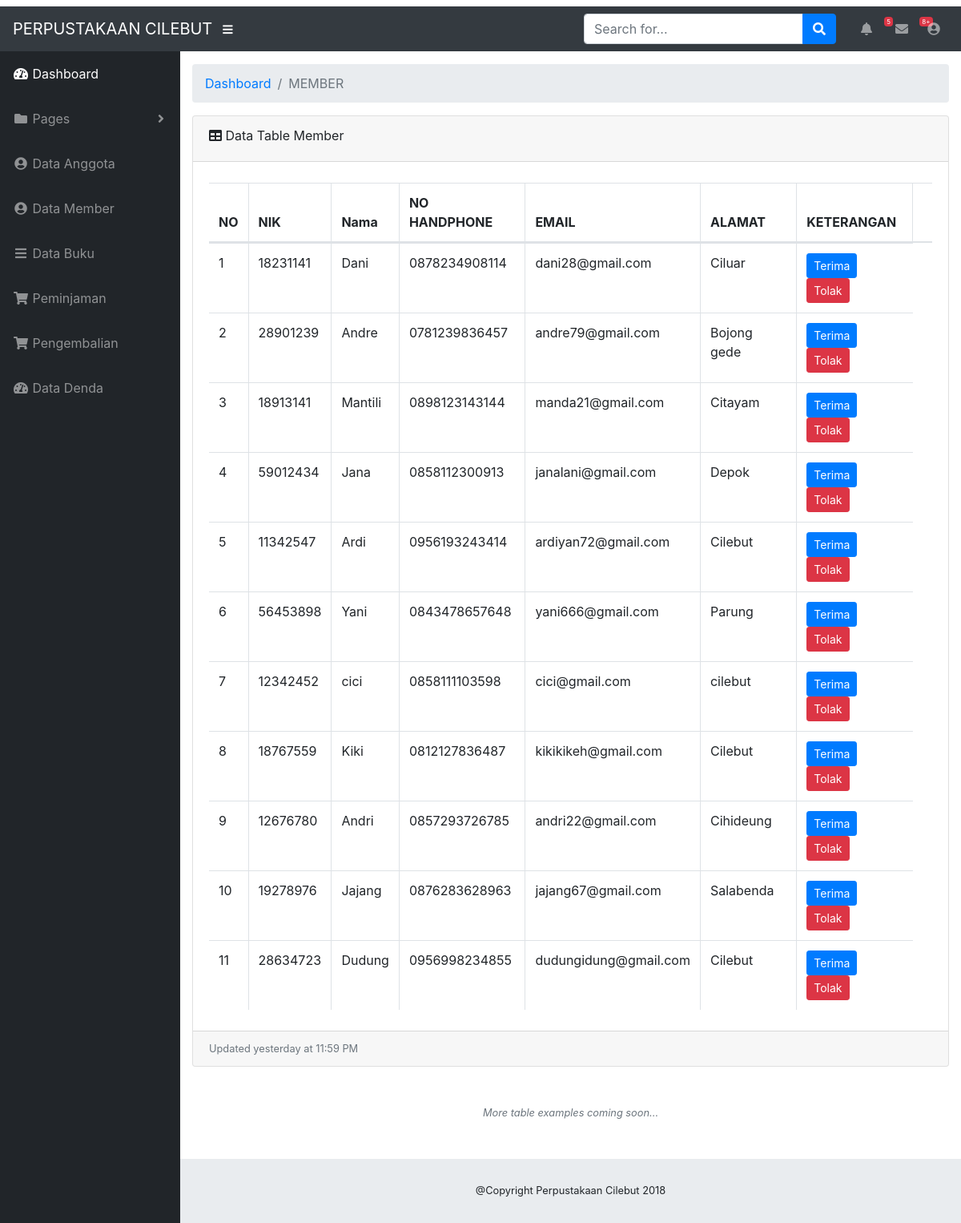
/perpustakaan/index.php/perpus/calon_member, run on the app's committed database.
### tables this page shows
CREATE TABLE `member` (
  `id_member` int(5) UNSIGNED ZEROFILL NOT NULL,
  `nik` varchar(20) DEFAULT NULL,
  `nama` varchar(30) DEFAULT NULL,
  `no_hp` varchar(20) DEFAULT NULL,
  `email` varchar(50) DEFAULT NULL,
  `alamat` varchar(50) DEFAULT NULL
);

### perpustakaan/application/controllers/perpus.php (called while the page is built, shortened)
<?php
class Perpus extends CI_Controller {
function __construct()
    {
        $this->load->library('form_validation');
        $this->load->database();
        $this->load->helper('form');
        $this->load->helper('url');
        $this->load->model('user_model');
    }
    public function calon_member(){
        $this->load->model('user_model');
        $data['member'] = $this->user_model->member()->result();
        $this->load->view('member',$data);
    }
 }

### perpustakaan/index.php (called while the page is built, shortened)
<?php
require_once BASEPATH.'core/CodeIgniter.php';

### perpustakaan/application/models/user_model.php (called while the page is built, shortened)
<?php
class User_model extends CI_Model {
  function member()
  {
    return $this->db->get('member');
  }
}
?>

### perpustakaan/application/views/member.php (the view, shortened to what this page needs)
<!DOCTYPE html>
<html lang="en">
  <head>
    <link href="<?php echo base_url(''); ?>assets/vendor/bootstrap/css/bootstrap.min.css" rel="stylesheet">
    <link href="<?php echo base_url(''); ?>assets/vendor/fontawesome-free/css/all.min.css" rel="stylesheet" type="text/css">
    <link href="<?php echo base_url(''); ?>assets/vendor/datatables/dataTables.bootstrap4.css" rel="stylesheet">
    <link href="<?php echo base_url(''); ?>assets/css/sb-admin.css" rel="stylesheet">
  </head>
  <body id="page-top">
    <nav class="navbar navbar-expand navbar-dark bg-dark static-top">
      <a class="navbar-brand mr-1" href="home">PERPUSTAKAAN CILEBUT</a>
      <button class="btn btn-link btn-sm text-white order-1 order-sm-0" id="sidebarToggle" href="#">
        <i class="fas fa-bars"></i>
      </button>
      <form class="d-none d-md-inline-block form-inline ml-auto mr-0 mr-md-3 my-2 my-md-0">
        <div class="input-group">
          <input type="text" class="form-control" placeholder="Search for..." aria-label="Search" aria-describedby="basic-addon2">
          <div class="input-group-append">
            <button class="btn btn-primary" type="button">
              <i class="fas fa-search"></i>
            </button>
          </div>
        </div>
      </form>
      <ul class="navbar-nav ml-auto ml-md-0">
        <li class="nav-item dropdown no-arrow mx-1">
          <a class="nav-link dropdown-toggle" href="#" id="alertsDropdown" role="button" data-toggle="dropdown" aria-haspopup="true" aria-expanded="false">
            <i class="fas fa-bell fa-fw"></i>
            <span class="badge badge-danger">5</span>
          </a>
        </li>
        <li class="nav-item dropdown no-arrow mx-1">
          <a class="nav-link dropdown-toggle" href="#" id="messagesDropdown" role="button" data-toggle="dropdown" aria-haspopup="true" aria-expanded="false">
            <i class="fas fa-envelope fa-fw"></i>
            <span class="badge badge-danger">8+</span>
          </a>
        </li>
        <li class="nav-item dropdown no-arrow">
          <a class="nav-link dropdown-toggle" href="#" id="userDropdown" role="button" data-toggle="dropdown" aria-haspopup="true" aria-expanded="false">
            <i class="fas fa-user-circle fa-fw"></i>
          </a>
        </li>
      </ul>
    </nav>
    <div id="wrapper">
      <ul class="sidebar navbar-nav">
        <li class="nav-item active">
          <a class="nav-link" href="home">
            <i class="fas fa-fw fa-tachometer-alt"></i>
            <span>Dashboard</span>
          </a>
        </li>
        <li class="nav-item dropdown">
          <a class="nav-link dropdown-toggle" href="perpus/home" id="pagesDropdown" role="button" data-toggle="dropdown" aria-haspopup="true" aria-expanded="false">
            <i class="fas fa-fw fa-folder"></i>
            <span>Pages</span>
          </a>
        </li>
         <li class="nav-item">
          <a class="nav-link" href="data_anggota">
            <i class="fas fa-fw fa-user-circle"></i>
            <span>Data Anggota</span></a>
         </li><li class="nav-item">
          <a class="nav-link" href="calon_member">
            <i class="fas fa-fw fa-user-circle"></i>
            <span>Data Member</span></a>
        </li><li class="nav-item">
          <a class="nav-link" href="book">
            <i class="fas fa-fw fa-bars"></i>
            <span>Data Buku</a>
          </li><li class="nav-item">
          <a class="nav-link" href="table">
            <i class="fas fa-fw fa-shopping-cart"></i>
            <span>Peminjaman</span></a>
            </li><li class="nav-item">
          <a class="nav-link" href="Pengembalian">
            <i class="fas fa-fw fa-shopping-cart"></i>
            <span>Pengembalian</span></a>
        </li><li class="nav-item">
          <a class="nav-link" href="v_denda">
            <i class="fas fa-fw fa-tachometer-alt"></i>
            <span>Data Denda</span></a>
        </li>
      </ul>
      <div id="content-wrapper">
        <div class="container-fluid">
          <ol class="breadcrumb">
            <li class="breadcrumb-item">
              <a href="home">Dashboard</a>
            </li>
            <li class="breadcrumb-item active">MEMBER</li>
          </ol>
          <div class="card mb-3">
            <div class="card-header">
              <i class="fas fa-table"></i>
              Data Table Member <font color="#0099FF"><h4 align="center"><?php echo $this->session->flashdata('message');?></h4></font></div>
            <div class="card-body">
              <div class="table-responsive">
                <table class="table table-bordered" id="dataTable" width="100%" cellspacing="0">
                  <thead>
                    <tr>
                      <th>NO</th>
                      <th>NIK</th>
                      <th>Nama</th>
                      <th>NO HANDPHONE</th>
                      <th>EMAIL</th>
                      <th>ALAMAT</th>
                      <th>KETERANGAN<th>
                    </tr>
                  </thead>
                    <tbody>
                    <?php
                    $no=1;
                    foreach ($member as $tbl) :?>
                     <tr>
                     <td><?php echo $no++?></td>
                     <td><?php echo $tbl->nik; ?></td>
                     <td><?php echo $tbl->nama; ?></td>
                     <td><?php echo $tbl->no_hp; ?></td>
                     <td><?php echo $tbl->email; ?></td>
                     <td><?php echo $tbl->alamat; ?></td>
                     <td><a href="<?php echo base_url() ?>perpus/ambil_member/<?php echo $tbl->id_member ?>" class="btn btn-sm btn-primary">Terima</a>
                     <a href="<?php echo base_url() ?>perpus/hapus_member/<?php echo $tbl->id_member ?>" class="btn btn-sm btn-danger">Tolak</a>
                     </td>
                     </tr>
                   <?php endforeach ?>
                  </tbody>
                </table>
              </div>
            </div>
            <div class="card-footer small text-muted">Updated yesterday at 11:59 PM</div>
          </div>
          <p class="small text-center text-muted my-5">
            <em>More table examples coming soon...</em>
          </p>
        </div>
        <footer class="sticky-footer">
          <div class="container my-auto">
            <div class="copyright text-center my-auto">
              <span>@Copyright Perpustakaan Cilebut 2018</span>
            </div>
          </div>
        </footer>
      </div>
    </div>
  </body>
</html>

### perpustakaan/assets/css/sb-admin.css (style rules this page uses)
html { position: relative; min-height: 100%; }
body { height: 100%; }
#wrapper { display: -webkit-box; display: -ms-flexbox; display: flex; }
#wrapper #content-wrapper { overflow-x: hidden; width: 100%; padding-top: 1rem; padding-bottom: 80px; }
.navbar-nav .nav-item.active .nav-link { color: #fff; }
.navbar-nav .nav-item.dropdown .dropdown-toggle::after { width: 1rem; text-align: center; float: right; vertical-align: 0; border: 0; font-weight: 900; content: '\f105'; font-family: 'Font Awesome 5 Free'; }
.navbar-nav .nav-item.dropdown.no-arrow .dropdown-toggle::after { display: none; }
.navbar-nav .nav-item .nav-link .badge { position: absolute; margin-left: 0.75rem; top: 0.3rem; font-weight: 400; font-size: 0.5rem; }
.sidebar { width: 90px !important; background-color: #212529; min-height: calc(100vh - 56px); }
.sidebar .nav-item:last-child { margin-bottom: 1rem; }
.sidebar .nav-item .nav-link { text-align: center; padding: 0.75rem 1rem; width: 90px; }
.sidebar .nav-item .nav-link span { font-size: 0.65rem; display: block; }
.sidebar .nav-item.dropdown .dropdown-toggle::after { display: none; }
.sidebar .nav-item .nav-link { color: rgba(255, 255, 255, 0.5); }
@media (min-width: 768px) { .sidebar { width: 225px !important; } }
@media (min-width: 768px) { .sidebar .nav-item .nav-link { display: block; width: 100%; text-align: left; padding: 1rem; width: 225px; } }
@media (min-width: 768px) { .sidebar .nav-item .nav-link span { font-size: 1rem; display: inline; } }
@media (min-width: 768px) { .sidebar .nav-item.dropdown .dropdown-toggle::after { display: block; } }
:root { --input-padding-x: 0.75rem; --input-padding-y: 0.75rem; }
footer.sticky-footer { display: -webkit-box; display: -ms-flexbox; display: flex; position: absolute; right: 0; bottom: 0; width: calc(100% - 90px); height: 80px; background-color: #e9ecef; }
footer.sticky-footer .copyright { line-height: 1; font-size: 0.8rem; }
@media (min-width: 768px) { footer.sticky-footer { width: calc(100% - 225px); } }

### data on the page
member: nik "18231141", nama "Dani", no_hp "0878234908114", email "dani28@gmail.com", alamat "Ciluar"
member: nik "28901239", nama "Andre", no_hp "0781239836457", email "andre79@gmail.com", alamat "Bojong gede"
member: nik "18913141", nama "Mantili", no_hp "0898123143144", email "manda21@gmail.com", alamat "Citayam"
member: nik "59012434", nama "Jana", no_hp "0858112300913", email "janalani@gmail.com", alamat "Depok"
member: nik "11342547", nama "Ardi", no_hp "0956193243414", email "ardiyan72@gmail.com", alamat "Cilebut"
member: nik "56453898", nama "Yani", no_hp "0843478657648", email "yani666@gmail.com", alamat "Parung"
member: nik "12342452", nama "cici", no_hp "0858111103598", email "cici@gmail.com", alamat "cilebut"
member: nik "18767559", nama "Kiki", no_hp "0812127836487", email "kikikikeh@gmail.com", alamat "Cilebut"
member: nik "12676780", nama "Andri", no_hp "0857293726785", email "andri22@gmail.com", alamat "Cihideung"
member: nik "19278976", nama "Jajang", no_hp "0876283628963", email "jajang67@gmail.com", alamat "Salabenda"
member: nik "28634723", nama "Dudung", no_hp "0956998234855", email "dudungidung@gmail.com", alamat "Cilebut"
